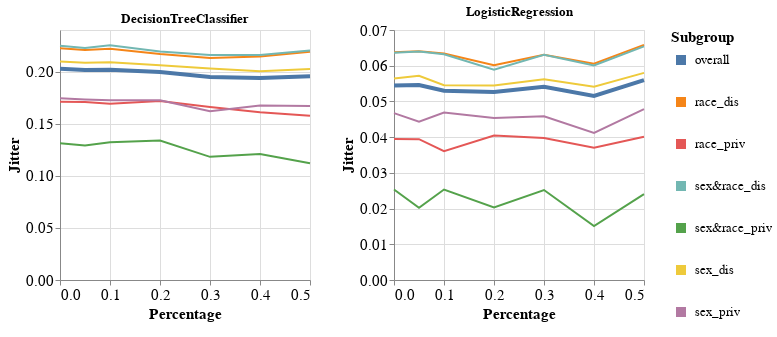

The code cell stored with this chart in its notebook:
### Markdown cell above
### Specific subgroup metric per dataset and multiple models

### Code cell
visualizer.create_subgroups_grid_pct_lines_per_model_plot(subgroup_metric='Jitter',
                                                          target_preprocessing_technique=PREPROCESSING_TECHNIQUES[0],
                                                          model_names=MODEL_NAMES)

### Figure 1 — Vega-Lite specification as saved in the notebook (floating-point values rounded to 4 significant figures)
{"config": {"view": {"continuousWidth": 400, "continuousHeight": 300}, "axis": {"labelFontSize": 15, "titleFontSize": 15}, "legend": {"labelFontSize": 13, "symbolStrokeWidth": 10, "titleFontSize": 15}}, "vconcat": [{"hconcat": [{"mark": "line", "encoding": {"color": {"field": "Subgroup", "type": "nominal"}, "strokeWidth": {"condition": {"value": 4, "test": "datum.Subgroup == 'overall'"}, "value": 2}, "x": {"field": "Percentage", "type": "quantitative"}, "y": {"field": "Metric_Value", "title": "Jitter", "type": "quantitative"}}, "height": 250, "title": "DecisionTreeClassifier", "width": 250}, {"data": {"name": "data-2516373224777b14d98115c57457e0f9"}, "mark": "line", "encoding": {"color": {"field": "Subgroup", "type": "nominal"}, "strokeWidth": {"condition": {"value": 4, "test": "datum.Subgroup == 'overall'"}, "value": 2}, "x": {"field": "Percentage", "type": "quantitative"}, "y": {"field": "Metric_Value", "title": "Jitter", "type": "quantitative"}}, "height": 250, "title": "LogisticRegression", "width": 250}]}], "data": {"name": "data-ec73cdd0279634d73ae6a9833fcc6730"}, "$schema": "https://vega.github.io/schema/vega-lite/v4.17.0.json", "datasets": {"data-ec73cdd0279634d73ae6a9833fcc6730": [{"Model_Name": "DecisionTreeClassifier", "Test_Set_Index": 0.0, "Metric": "Jitter", "Subgroup": "overall", "Num_Estimators": 50.0, "Metric_Value": 0.2027, "Percentage": 0.0, "Preprocessing_Technique": "cat: mode, num: median"}, {"Model_Name": "DecisionTreeClassifier", "Test_Set_Index": 0.0, "Metric": "Jitter", "Subgroup": "race_dis", "Num_Estimators": 50.0, "Metric_Value": 0.2224, "Percentage": 0.0, "Preprocessing_Technique": "cat: mode, num: median"}, {"Model_Name": "DecisionTreeClassifier", "Test_Set_Index": 0.0, "Metric": "Jitter", "Subgroup": "race_priv", "Num_Estimators": 50.0, "Metric_Value": 0.1712, "Percentage": 0.0, "Preprocessing_Technique": "cat: mode, num: median"}, {"Model_Name": "DecisionTreeClassifier", "Test_Set_Index": 0.0, "Metric": "Jitter", "Subgroup": "sex&race_dis", "Num_Estimators": 50.0, "Metric_Value": 0.2248, "Percentage": 0.0, "Preprocessing_Technique": "cat: mode, num: median"}, {"Model_Name": "DecisionTreeClassifier", "Test_Set_Index": 0.0, "Metric": "Jitter", "Subgroup": "sex&race_priv", "Num_Estimators": 50.0, "Metric_Value": 0.1314, "Percentage": 0.0, "Preprocessing_Technique": "cat: mode, num: median"}, {"Model_Name": "DecisionTreeClassifier", "Test_Set_Index": 0.0, "Metric": "Jitter", "Subgroup": "sex_dis", "Num_Estimators": 50.0, "Metric_Value": 0.2096, "Percentage": 0.0, "Preprocessing_Technique": "cat: mode, num: median"}, {"Model_Name": "DecisionTreeClassifier", "Test_Set_Index": 0.0, "Metric": "Jitter", "Subgroup": "sex_priv", "Num_Estimators": 50.0, "Metric_Value": 0.1744, "Percentage": 0.0, "Preprocessing_Technique": "cat: mode, num: median"}, {"Model_Name": "DecisionTreeClassifier", "Test_Set_Index": 1.0, "Metric": "Jitter", "Subgroup": "overall", "Num_Estimators": 50.0, "Metric_Value": 0.2016, "Percentage": 0.05, "Preprocessing_Technique": "cat: mode, num: median"}, {"Model_Name": "DecisionTreeClassifier", "Test_Set_Index": 1.0, "Metric": "Jitter", "Subgroup": "race_dis", "Num_Estimators": 50.0, "Metric_Value": 0.2208, "Percentage": 0.05, "Preprocessing_Technique": "cat: mode, num: median"}, {"Model_Name": "DecisionTreeClassifier", "Test_Set_Index": 1.0, "Metric": "Jitter", "Subgroup": "race_priv", "Num_Estimators": 50.0, "Metric_Value": 0.171, "Percentage": 0.05, "Preprocessing_Technique": "cat: mode, num: median"}, {"Model_Name": "DecisionTreeClassifier", "Test_Set_Index": 1.0, "Metric": "Jitter", "Subgroup": "sex&race_dis", "Num_Estimators": 50.0, "Metric_Value": 0.2228, "Percentage": 0.05, "Preprocessing_Technique": "cat: mode, num: median"}, {"Model_Name": "DecisionTreeClassifier", "Test_Set_Index": 1.0, "Metric": "Jitter", "Subgroup": "sex&race_priv", "Num_Estimators": 50.0, "Metric_Value": 0.1291, "Percentage": 0.05, "Preprocessing_Technique": "cat: mode, num: median"}, {"Model_Name": "DecisionTreeClassifier", "Test_Set_Index": 1.0, "Metric": "Jitter", "Subgroup": "sex_dis", "Num_Estimators": 50.0, "Metric_Value": 0.2085, "Percentage": 0.05, "Preprocessing_Technique": "cat: mode, num: median"}, {"Model_Name": "DecisionTreeClassifier", "Test_Set_Index": 1.0, "Metric": "Jitter", "Subgroup": "sex_priv", "Num_Estimators": 50.0, "Metric_Value": 0.1734, "Percentage": 0.05, "Preprocessing_Technique": "cat: mode, num: median"}, {"Model_Name": "DecisionTreeClassifier", "Test_Set_Index": 2.0, "Metric": "Jitter", "Subgroup": "overall", "Num_Estimators": 50.0, "Metric_Value": 0.2018, "Percentage": 0.1, "Preprocessing_Technique": "cat: mode, num: median"}, {"Model_Name": "DecisionTreeClassifier", "Test_Set_Index": 2.0, "Metric": "Jitter", "Subgroup": "race_dis", "Num_Estimators": 50.0, "Metric_Value": 0.2221, "Percentage": 0.1, "Preprocessing_Technique": "cat: mode, num: median"}, {"Model_Name": "DecisionTreeClassifier", "Test_Set_Index": 2.0, "Metric": "Jitter", "Subgroup": "race_priv", "Num_Estimators": 50.0, "Metric_Value": 0.1693, "Percentage": 0.1, "Preprocessing_Technique": "cat: mode, num: median"}, {"Model_Name": "DecisionTreeClassifier", "Test_Set_Index": 2.0, "Metric": "Jitter", "Subgroup": "sex&race_dis", "Num_Estimators": 50.0, "Metric_Value": 0.2253, "Percentage": 0.1, "Preprocessing_Technique": "cat: mode, num: median"}, {"Model_Name": "DecisionTreeClassifier", "Test_Set_Index": 2.0, "Metric": "Jitter", "Subgroup": "sex&race_priv", "Num_Estimators": 50.0, "Metric_Value": 0.1322, "Percentage": 0.1, "Preprocessing_Technique": "cat: mode, num: median"}, {"Model_Name": "DecisionTreeClassifier", "Test_Set_Index": 2.0, "Metric": "Jitter", "Subgroup": "sex_dis", "Num_Estimators": 50.0, "Metric_Value": 0.209, "Percentage": 0.1, "Preprocessing_Technique": "cat: mode, num: median"}, {"Model_Name": "DecisionTreeClassifier", "Test_Set_Index": 2.0, "Metric": "Jitter", "Subgroup": "sex_priv", "Num_Estimators": 50.0, "Metric_Value": 0.1725, "Percentage": 0.1, "Preprocessing_Technique": "cat: mode, num: median"}, {"Model_Name": "DecisionTreeClassifier", "Test_Set_Index": 3.0, "Metric": "Jitter", "Subgroup": "overall", "Num_Estimators": 50.0, "Metric_Value": 0.1996, "Percentage": 0.2, "Preprocessing_Technique": "cat: mode, num: median"}, {"Model_Name": "DecisionTreeClassifier", "Test_Set_Index": 3.0, "Metric": "Jitter", "Subgroup": "race_dis", "Num_Estimators": 50.0, "Metric_Value": 0.2169, "Percentage": 0.2, "Preprocessing_Technique": "cat: mode, num: median"}, {"Model_Name": "DecisionTreeClassifier", "Test_Set_Index": 3.0, "Metric": "Jitter", "Subgroup": "race_priv", "Num_Estimators": 50.0, "Metric_Value": 0.1719, "Percentage": 0.2, "Preprocessing_Technique": "cat: mode, num: median"}, {"Model_Name": "DecisionTreeClassifier", "Test_Set_Index": 3.0, "Metric": "Jitter", "Subgroup": "sex&race_dis", "Num_Estimators": 50.0, "Metric_Value": 0.2193, "Percentage": 0.2, "Preprocessing_Technique": "cat: mode, num: median"}, {"Model_Name": "DecisionTreeClassifier", "Test_Set_Index": 3.0, "Metric": "Jitter", "Subgroup": "sex&race_priv", "Num_Estimators": 50.0, "Metric_Value": 0.1338, "Percentage": 0.2, "Preprocessing_Technique": "cat: mode, num: median"}, {"Model_Name": "DecisionTreeClassifier", "Test_Set_Index": 3.0, "Metric": "Jitter", "Subgroup": "sex_dis", "Num_Estimators": 50.0, "Metric_Value": 0.2062, "Percentage": 0.2, "Preprocessing_Technique": "cat: mode, num: median"}, {"Model_Name": "DecisionTreeClassifier", "Test_Set_Index": 3.0, "Metric": "Jitter", "Subgroup": "sex_priv", "Num_Estimators": 50.0, "Metric_Value": 0.1725, "Percentage": 0.2, "Preprocessing_Technique": "cat: mode, num: median"}, {"Model_Name": "DecisionTreeClassifier", "Test_Set_Index": 4.0, "Metric": "Jitter", "Subgroup": "overall", "Num_Estimators": 50.0, "Metric_Value": 0.195, "Percentage": 0.3, "Preprocessing_Technique": "cat: mode, num: median"}, {"Model_Name": "DecisionTreeClassifier", "Test_Set_Index": 4.0, "Metric": "Jitter", "Subgroup": "race_dis", "Num_Estimators": 50.0, "Metric_Value": 0.213, "Percentage": 0.3, "Preprocessing_Technique": "cat: mode, num: median"}, {"Model_Name": "DecisionTreeClassifier", "Test_Set_Index": 4.0, "Metric": "Jitter", "Subgroup": "race_priv", "Num_Estimators": 50.0, "Metric_Value": 0.166, "Percentage": 0.3, "Preprocessing_Technique": "cat: mode, num: median"}, {"Model_Name": "DecisionTreeClassifier", "Test_Set_Index": 4.0, "Metric": "Jitter", "Subgroup": "sex&race_dis", "Num_Estimators": 50.0, "Metric_Value": 0.216, "Percentage": 0.3, "Preprocessing_Technique": "cat: mode, num: median"}, {"Model_Name": "DecisionTreeClassifier", "Test_Set_Index": 4.0, "Metric": "Jitter", "Subgroup": "sex&race_priv", "Num_Estimators": 50.0, "Metric_Value": 0.1182, "Percentage": 0.3, "Preprocessing_Technique": "cat: mode, num: median"}, {"Model_Name": "DecisionTreeClassifier", "Test_Set_Index": 4.0, "Metric": "Jitter", "Subgroup": "sex_dis", "Num_Estimators": 50.0, "Metric_Value": 0.203, "Percentage": 0.3, "Preprocessing_Technique": "cat: mode, num: median"}, {"Model_Name": "DecisionTreeClassifier", "Test_Set_Index": 4.0, "Metric": "Jitter", "Subgroup": "sex_priv", "Num_Estimators": 50.0, "Metric_Value": 0.162, "Percentage": 0.3, "Preprocessing_Technique": "cat: mode, num: median"}, {"Model_Name": "DecisionTreeClassifier", "Test_Set_Index": 5.0, "Metric": "Jitter", "Subgroup": "overall", "Num_Estimators": 50.0, "Metric_Value": 0.194, "Percentage": 0.4, "Preprocessing_Technique": "cat: mode, num: median"}, {"Model_Name": "DecisionTreeClassifier", "Test_Set_Index": 5.0, "Metric": "Jitter", "Subgroup": "race_dis", "Num_Estimators": 50.0, "Metric_Value": 0.2145, "Percentage": 0.4, "Preprocessing_Technique": "cat: mode, num: median"}, {"Model_Name": "DecisionTreeClassifier", "Test_Set_Index": 5.0, "Metric": "Jitter", "Subgroup": "race_priv", "Num_Estimators": 50.0, "Metric_Value": 0.1611, "Percentage": 0.4, "Preprocessing_Technique": "cat: mode, num: median"}, {"Model_Name": "DecisionTreeClassifier", "Test_Set_Index": 5.0, "Metric": "Jitter", "Subgroup": "sex&race_dis", "Num_Estimators": 50.0, "Metric_Value": 0.216, "Percentage": 0.4, "Preprocessing_Technique": "cat: mode, num: median"}, {"Model_Name": "DecisionTreeClassifier", "Test_Set_Index": 5.0, "Metric": "Jitter", "Subgroup": "sex&race_priv", "Num_Estimators": 50.0, "Metric_Value": 0.1209, "Percentage": 0.4, "Preprocessing_Technique": "cat: mode, num: median"}, {"Model_Name": "DecisionTreeClassifier", "Test_Set_Index": 5.0, "Metric": "Jitter", "Subgroup": "sex_dis", "Num_Estimators": 50.0, "Metric_Value": 0.2004, "Percentage": 0.4, "Preprocessing_Technique": "cat: mode, num: median"}, {"Model_Name": "DecisionTreeClassifier", "Test_Set_Index": 5.0, "Metric": "Jitter", "Subgroup": "sex_priv", "Num_Estimators": 50.0, "Metric_Value": 0.1676, "Percentage": 0.4, "Preprocessing_Technique": "cat: mode, num: median"}, {"Model_Name": "DecisionTreeClassifier", "Test_Set_Index": 6.0, "Metric": "Jitter", "Subgroup": "overall", "Num_Estimators": 50.0, "Metric_Value": 0.1955, "Percentage": 0.5, "Preprocessing_Technique": "cat: mode, num: median"}, {"Model_Name": "DecisionTreeClassifier", "Test_Set_Index": 6.0, "Metric": "Jitter", "Subgroup": "race_dis", "Num_Estimators": 50.0, "Metric_Value": 0.2191, "Percentage": 0.5, "Preprocessing_Technique": "cat: mode, num: median"}, {"Model_Name": "DecisionTreeClassifier", "Test_Set_Index": 6.0, "Metric": "Jitter", "Subgroup": "race_priv", "Num_Estimators": 50.0, "Metric_Value": 0.1576, "Percentage": 0.5, "Preprocessing_Technique": "cat: mode, num: median"}, {"Model_Name": "DecisionTreeClassifier", "Test_Set_Index": 6.0, "Metric": "Jitter", "Subgroup": "sex&race_dis", "Num_Estimators": 50.0, "Metric_Value": 0.2203, "Percentage": 0.5, "Preprocessing_Technique": "cat: mode, num: median"}, {"Model_Name": "DecisionTreeClassifier", "Test_Set_Index": 6.0, "Metric": "Jitter", "Subgroup": "sex&race_priv", "Num_Estimators": 50.0, "Metric_Value": 0.1121, "Percentage": 0.5, "Preprocessing_Technique": "cat: mode, num: median"}, {"Model_Name": "DecisionTreeClassifier", "Test_Set_Index": 6.0, "Metric": "Jitter", "Subgroup": "sex_dis", "Num_Estimators": 50.0, "Metric_Value": 0.2025, "Percentage": 0.5, "Preprocessing_Technique": "cat: mode, num: median"}, {"Model_Name": "DecisionTreeClassifier", "Test_Set_Index": 6.0, "Metric": "Jitter", "Subgroup": "sex_priv", "Num_Estimators": 50.0, "Metric_Value": 0.167, "Percentage": 0.5, "Preprocessing_Technique": "cat: mode, num: median"}], "data-2516373224777b14d98115c57457e0f9": [{"Model_Name": "LogisticRegression", "Test_Set_Index": 0.0, "Metric": "Jitter", "Subgroup": "overall", "Num_Estimators": 50.0, "Metric_Value": 0.05444, "Percentage": 0.0, "Preprocessing_Technique": null}, {"Model_Name": "LogisticRegression", "Test_Set_Index": 0.0, "Metric": "Jitter", "Subgroup": "race_dis", "Num_Estimators": 50.0, "Metric_Value": 0.06374, "Percentage": 0.0, "Preprocessing_Technique": null}, {"Model_Name": "LogisticRegression", "Test_Set_Index": 0.0, "Metric": "Jitter", "Subgroup": "race_priv", "Num_Estimators": 50.0, "Metric_Value": 0.03945, "Percentage": 0.0, "Preprocessing_Technique": null}, {"Model_Name": "LogisticRegression", "Test_Set_Index": 0.0, "Metric": "Jitter", "Subgroup": "sex&race_dis", "Num_Estimators": 50.0, "Metric_Value": 0.06362, "Percentage": 0.0, "Preprocessing_Technique": null}, {"Model_Name": "LogisticRegression", "Test_Set_Index": 0.0, "Metric": "Jitter", "Subgroup": "sex&race_priv", "Num_Estimators": 50.0, "Metric_Value": 0.02533, "Percentage": 0.0, "Preprocessing_Technique": null}, {"Model_Name": "LogisticRegression", "Test_Set_Index": 0.0, "Metric": "Jitter", "Subgroup": "sex_dis", "Num_Estimators": 50.0, "Metric_Value": 0.0564, "Percentage": 0.0, "Preprocessing_Technique": null}, {"Model_Name": "LogisticRegression", "Test_Set_Index": 0.0, "Metric": "Jitter", "Subgroup": "sex_priv", "Num_Estimators": 50.0, "Metric_Value": 0.04671, "Percentage": 0.0, "Preprocessing_Technique": null}, {"Model_Name": "LogisticRegression", "Test_Set_Index": 1.0, "Metric": "Jitter", "Subgroup": "overall", "Num_Estimators": 50.0, "Metric_Value": 0.05461, "Percentage": 0.05, "Preprocessing_Technique": null}, {"Model_Name": "LogisticRegression", "Test_Set_Index": 1.0, "Metric": "Jitter", "Subgroup": "race_dis", "Num_Estimators": 50.0, "Metric_Value": 0.06403, "Percentage": 0.05, "Preprocessing_Technique": null}, {"Model_Name": "LogisticRegression", "Test_Set_Index": 1.0, "Metric": "Jitter", "Subgroup": "race_priv", "Num_Estimators": 50.0, "Metric_Value": 0.03944, "Percentage": 0.05, "Preprocessing_Technique": null}, {"Model_Name": "LogisticRegression", "Test_Set_Index": 1.0, "Metric": "Jitter", "Subgroup": "sex&race_dis", "Num_Estimators": 50.0, "Metric_Value": 0.06398, "Percentage": 0.05, "Preprocessing_Technique": null}, {"Model_Name": "LogisticRegression", "Test_Set_Index": 1.0, "Metric": "Jitter", "Subgroup": "sex&race_priv", "Num_Estimators": 50.0, "Metric_Value": 0.02025, "Percentage": 0.05, "Preprocessing_Technique": null}, {"Model_Name": "LogisticRegression", "Test_Set_Index": 1.0, "Metric": "Jitter", "Subgroup": "sex_dis", "Num_Estimators": 50.0, "Metric_Value": 0.05719, "Percentage": 0.05, "Preprocessing_Technique": null}, {"Model_Name": "LogisticRegression", "Test_Set_Index": 1.0, "Metric": "Jitter", "Subgroup": "sex_priv", "Num_Estimators": 50.0, "Metric_Value": 0.04434, "Percentage": 0.05, "Preprocessing_Technique": null}, {"Model_Name": "LogisticRegression", "Test_Set_Index": 2.0, "Metric": "Jitter", "Subgroup": "overall", "Num_Estimators": 50.0, "Metric_Value": 0.05298, "Percentage": 0.1, "Preprocessing_Technique": null}, {"Model_Name": "LogisticRegression", "Test_Set_Index": 2.0, "Metric": "Jitter", "Subgroup": "race_dis", "Num_Estimators": 50.0, "Metric_Value": 0.06343, "Percentage": 0.1, "Preprocessing_Technique": null}, {"Model_Name": "LogisticRegression", "Test_Set_Index": 2.0, "Metric": "Jitter", "Subgroup": "race_priv", "Num_Estimators": 50.0, "Metric_Value": 0.03609, "Percentage": 0.1, "Preprocessing_Technique": null}, {"Model_Name": "LogisticRegression", "Test_Set_Index": 2.0, "Metric": "Jitter", "Subgroup": "sex&race_dis", "Num_Estimators": 50.0, "Metric_Value": 0.06319, "Percentage": 0.1, "Preprocessing_Technique": null}, {"Model_Name": "LogisticRegression", "Test_Set_Index": 2.0, "Metric": "Jitter", "Subgroup": "sex&race_priv", "Num_Estimators": 50.0, "Metric_Value": 0.02533, "Percentage": 0.1, "Preprocessing_Technique": null}, {"Model_Name": "LogisticRegression", "Test_Set_Index": 2.0, "Metric": "Jitter", "Subgroup": "sex_dis", "Num_Estimators": 50.0, "Metric_Value": 0.05454, "Percentage": 0.1, "Preprocessing_Technique": null}, {"Model_Name": "LogisticRegression", "Test_Set_Index": 2.0, "Metric": "Jitter", "Subgroup": "sex_priv", "Num_Estimators": 50.0, "Metric_Value": 0.0469, "Percentage": 0.1, "Preprocessing_Technique": null}, {"Model_Name": "LogisticRegression", "Test_Set_Index": 3.0, "Metric": "Jitter", "Subgroup": "overall", "Num_Estimators": 50.0, "Metric_Value": 0.05262, "Percentage": 0.2, "Preprocessing_Technique": null}, {"Model_Name": "LogisticRegression", "Test_Set_Index": 3.0, "Metric": "Jitter", "Subgroup": "race_dis", "Num_Estimators": 50.0, "Metric_Value": 0.06015, "Percentage": 0.2, "Preprocessing_Technique": null}, {"Model_Name": "LogisticRegression", "Test_Set_Index": 3.0, "Metric": "Jitter", "Subgroup": "race_priv", "Num_Estimators": 50.0, "Metric_Value": 0.04048, "Percentage": 0.2, "Preprocessing_Technique": null}, {"Model_Name": "LogisticRegression", "Test_Set_Index": 3.0, "Metric": "Jitter", "Subgroup": "sex&race_dis", "Num_Estimators": 50.0, "Metric_Value": 0.05888, "Percentage": 0.2, "Preprocessing_Technique": null}, {"Model_Name": "LogisticRegression", "Test_Set_Index": 3.0, "Metric": "Jitter", "Subgroup": "sex&race_priv", "Num_Estimators": 50.0, "Metric_Value": 0.02033, "Percentage": 0.2, "Preprocessing_Technique": null}, {"Model_Name": "LogisticRegression", "Test_Set_Index": 3.0, "Metric": "Jitter", "Subgroup": "sex_dis", "Num_Estimators": 50.0, "Metric_Value": 0.05444, "Percentage": 0.2, "Preprocessing_Technique": null}, {"Model_Name": "LogisticRegression", "Test_Set_Index": 3.0, "Metric": "Jitter", "Subgroup": "sex_priv", "Num_Estimators": 50.0, "Metric_Value": 0.04539, "Percentage": 0.2, "Preprocessing_Technique": null}, {"Model_Name": "LogisticRegression", "Test_Set_Index": 4.0, "Metric": "Jitter", "Subgroup": "overall", "Num_Estimators": 50.0, "Metric_Value": 0.05413, "Percentage": 0.3, "Preprocessing_Technique": null}, {"Model_Name": "LogisticRegression", "Test_Set_Index": 4.0, "Metric": "Jitter", "Subgroup": "race_dis", "Num_Estimators": 50.0, "Metric_Value": 0.06307, "Percentage": 0.3, "Preprocessing_Technique": null}, {"Model_Name": "LogisticRegression", "Test_Set_Index": 4.0, "Metric": "Jitter", "Subgroup": "race_priv", "Num_Estimators": 50.0, "Metric_Value": 0.03977, "Percentage": 0.3, "Preprocessing_Technique": null}, {"Model_Name": "LogisticRegression", "Test_Set_Index": 4.0, "Metric": "Jitter", "Subgroup": "sex&race_dis", "Num_Estimators": 50.0, "Metric_Value": 0.06308, "Percentage": 0.3, "Preprocessing_Technique": null}, {"Model_Name": "LogisticRegression", "Test_Set_Index": 4.0, "Metric": "Jitter", "Subgroup": "sex&race_priv", "Num_Estimators": 50.0, "Metric_Value": 0.0252, "Percentage": 0.3, "Preprocessing_Technique": null}, {"Model_Name": "LogisticRegression", "Test_Set_Index": 4.0, "Metric": "Jitter", "Subgroup": "sex_dis", "Num_Estimators": 50.0, "Metric_Value": 0.05622, "Percentage": 0.3, "Preprocessing_Technique": null}, {"Model_Name": "LogisticRegression", "Test_Set_Index": 4.0, "Metric": "Jitter", "Subgroup": "sex_priv", "Num_Estimators": 50.0, "Metric_Value": 0.04586, "Percentage": 0.3, "Preprocessing_Technique": null}, {"Model_Name": "LogisticRegression", "Test_Set_Index": 5.0, "Metric": "Jitter", "Subgroup": "overall", "Num_Estimators": 50.0, "Metric_Value": 0.05152, "Percentage": 0.4, "Preprocessing_Technique": null}, {"Model_Name": "LogisticRegression", "Test_Set_Index": 5.0, "Metric": "Jitter", "Subgroup": "race_dis", "Num_Estimators": 50.0, "Metric_Value": 0.06057, "Percentage": 0.4, "Preprocessing_Technique": null}, {"Model_Name": "LogisticRegression", "Test_Set_Index": 5.0, "Metric": "Jitter", "Subgroup": "race_priv", "Num_Estimators": 50.0, "Metric_Value": 0.03701, "Percentage": 0.4, "Preprocessing_Technique": null}, {"Model_Name": "LogisticRegression", "Test_Set_Index": 5.0, "Metric": "Jitter", "Subgroup": "sex&race_dis", "Num_Estimators": 50.0, "Metric_Value": 0.06009, "Percentage": 0.4, "Preprocessing_Technique": null}, {"Model_Name": "LogisticRegression", "Test_Set_Index": 5.0, "Metric": "Jitter", "Subgroup": "sex&race_priv", "Num_Estimators": 50.0, "Metric_Value": 0.01512, "Percentage": 0.4, "Preprocessing_Technique": null}, {"Model_Name": "LogisticRegression", "Test_Set_Index": 5.0, "Metric": "Jitter", "Subgroup": "sex_dis", "Num_Estimators": 50.0, "Metric_Value": 0.05411, "Percentage": 0.4, "Preprocessing_Technique": null}, {"Model_Name": "LogisticRegression", "Test_Set_Index": 5.0, "Metric": "Jitter", "Subgroup": "sex_priv", "Num_Estimators": 50.0, "Metric_Value": 0.04121, "Percentage": 0.4, "Preprocessing_Technique": null}, {"Model_Name": "LogisticRegression", "Test_Set_Index": 6.0, "Metric": "Jitter", "Subgroup": "overall", "Num_Estimators": 50.0, "Metric_Value": 0.05597, "Percentage": 0.5, "Preprocessing_Technique": null}, {"Model_Name": "LogisticRegression", "Test_Set_Index": 6.0, "Metric": "Jitter", "Subgroup": "race_dis", "Num_Estimators": 50.0, "Metric_Value": 0.06582, "Percentage": 0.5, "Preprocessing_Technique": null}, {"Model_Name": "LogisticRegression", "Test_Set_Index": 6.0, "Metric": "Jitter", "Subgroup": "race_priv", "Num_Estimators": 50.0, "Metric_Value": 0.0401, "Percentage": 0.5, "Preprocessing_Technique": null}, {"Model_Name": "LogisticRegression", "Test_Set_Index": 6.0, "Metric": "Jitter", "Subgroup": "sex&race_dis", "Num_Estimators": 50.0, "Metric_Value": 0.06543, "Percentage": 0.5, "Preprocessing_Technique": null}, {"Model_Name": "LogisticRegression", "Test_Set_Index": 6.0, "Metric": "Jitter", "Subgroup": "sex&race_priv", "Num_Estimators": 50.0, "Metric_Value": 0.02405, "Percentage": 0.5, "Preprocessing_Technique": null}, {"Model_Name": "LogisticRegression", "Test_Set_Index": 6.0, "Metric": "Jitter", "Subgroup": "sex_dis", "Num_Estimators": 50.0, "Metric_Value": 0.058, "Percentage": 0.5, "Preprocessing_Technique": null}, {"Model_Name": "LogisticRegression", "Test_Set_Index": 6.0, "Metric": "Jitter", "Subgroup": "sex_priv", "Num_Estimators": 50.0, "Metric_Value": 0.04784, "Percentage": 0.5, "Preprocessing_Technique": null}]}}
